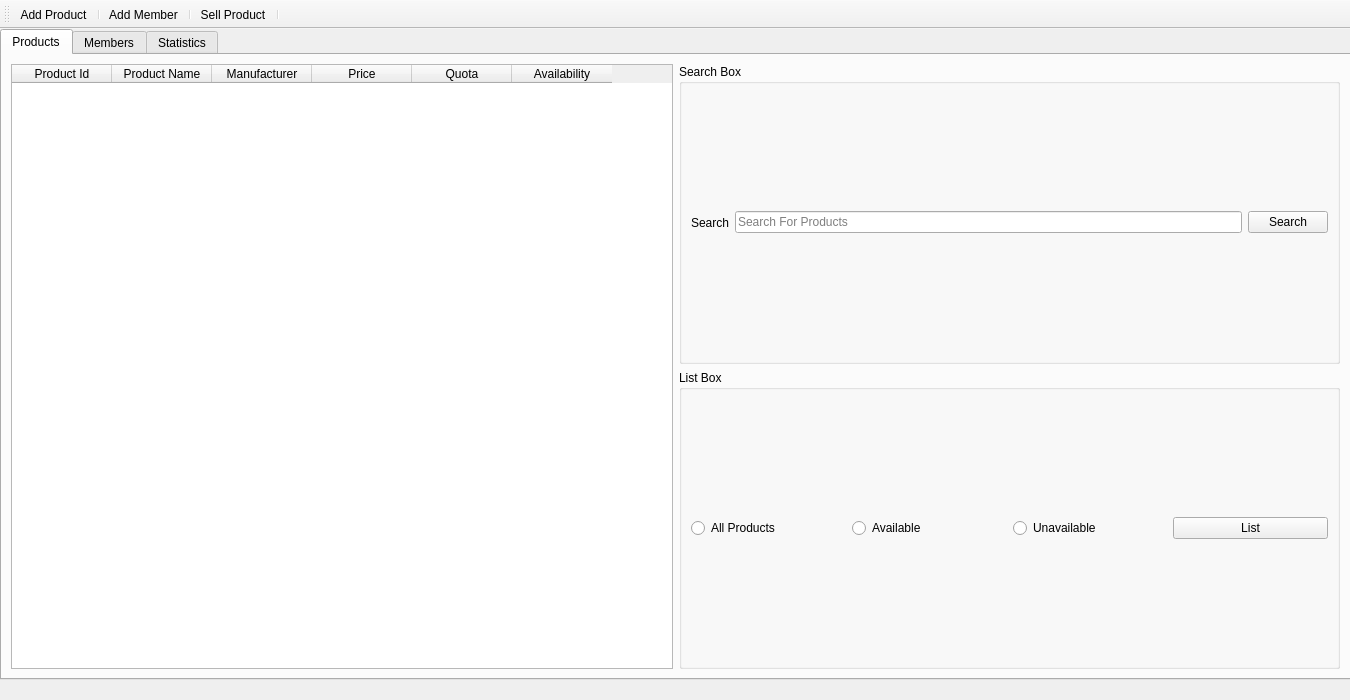
<?xml version="1.0" encoding="UTF-8"?>
<ui version="4.0">
 <class>MainWindow</class>
 <widget class="QMainWindow" name="MainWindow">
  <property name="geometry">
   <rect>
    <x>0</x>
    <y>0</y>
    <width>1350</width>
    <height>700</height>
   </rect>
  </property>
  <property name="windowTitle">
   <string>Stock Manager</string>
  </property>
  <property name="windowIcon">
   <iconset>
    <normaloff>icons/stock.jpg</normaloff>icons/stock.jpg</iconset>
  </property>
  <widget class="QWidget" name="centralwidget">
   <widget class="QTabWidget" name="tabs">
    <property name="geometry">
     <rect>
      <x>0</x>
      <y>0</y>
      <width>1351</width>
      <height>651</height>
     </rect>
    </property>
    <property name="currentIndex">
     <number>0</number>
    </property>
    <widget class="QWidget" name="tab1">
     <attribute name="title">
      <string>Products</string>
     </attribute>
     <layout class="QHBoxLayout" name="mainLayout">
      <item>
       <layout class="QVBoxLayout" name="leftmainLayout">
        <item>
         <widget class="QTableWidget" name="producttable">
          <property name="columnCount">
           <number>6</number>
          </property>
          <column>
           <property name="text">
            <string>Product Id</string>
           </property>
          </column>
          <column>
           <property name="text">
            <string>Product Name</string>
           </property>
          </column>
          <column>
           <property name="text">
            <string>Manufacturer</string>
           </property>
          </column>
          <column>
           <property name="text">
            <string>Price</string>
           </property>
          </column>
          <column>
           <property name="text">
            <string>Quota</string>
           </property>
          </column>
          <column>
           <property name="text">
            <string>Availability</string>
           </property>
          </column>
         </widget>
        </item>
       </layout>
      </item>
      <item>
       <layout class="QVBoxLayout" name="rightmainLayout">
        <item>
         <layout class="QHBoxLayout" name="righttopmainLayout">
          <item>
           <widget class="QGroupBox" name="topgroupBox">
            <property name="title">
             <string>Search Box</string>
            </property>
            <layout class="QHBoxLayout" name="horizontalLayout_2">
             <item>
              <layout class="QHBoxLayout" name="righttoplayout">
               <item>
                <widget class="QLabel" name="searchlabel">
                 <property name="text">
                  <string>Search</string>
                 </property>
                </widget>
               </item>
               <item>
                <widget class="QLineEdit" name="searchedit">
                 <property name="placeholderText">
                  <string>Search For Products</string>
                 </property>
                </widget>
               </item>
               <item>
                <widget class="QPushButton" name="searchButton">
                 <property name="text">
                  <string>Search</string>
                 </property>
                </widget>
               </item>
              </layout>
             </item>
            </layout>
           </widget>
          </item>
         </layout>
        </item>
        <item>
         <layout class="QHBoxLayout" name="rightmiddlemainLayout">
          <item>
           <widget class="QGroupBox" name="middlegroupBox">
            <property name="title">
             <string>List Box</string>
            </property>
            <layout class="QHBoxLayout" name="horizontalLayout_3">
             <item>
              <layout class="QHBoxLayout" name="rightmiddlelayout">
               <item>
                <widget class="QRadioButton" name="allproductradioButton">
                 <property name="text">
                  <string>All Products</string>
                 </property>
                </widget>
               </item>
               <item>
                <widget class="QRadioButton" name="availaibleradioButton">
                 <property name="text">
                  <string>Available</string>
                 </property>
                </widget>
               </item>
               <item>
                <widget class="QRadioButton" name="unavailableradioButton">
                 <property name="text">
                  <string>Unavailable</string>
                 </property>
                </widget>
               </item>
               <item>
                <widget class="QPushButton" name="pushButton">
                 <property name="text">
                  <string>List</string>
                 </property>
                </widget>
               </item>
              </layout>
             </item>
            </layout>
           </widget>
          </item>
         </layout>
        </item>
        <item>
         <layout class="QHBoxLayout" name="horizontalLayout"/>
        </item>
       </layout>
      </item>
     </layout>
    </widget>
    <widget class="QWidget" name="tab2">
     <attribute name="title">
      <string>Members</string>
     </attribute>
     <layout class="QHBoxLayout" name="membermainLayout">
      <item>
       <layout class="QHBoxLayout" name="membeleftmainLayout">
        <item>
         <widget class="QTableWidget" name="tableWidget">
          <column>
           <property name="text">
            <string>Member ID</string>
           </property>
          </column>
          <column>
           <property name="text">
            <string>Member Name</string>
           </property>
          </column>
          <column>
           <property name="text">
            <string>Member Surname</string>
           </property>
          </column>
          <column>
           <property name="text">
            <string>Phone</string>
           </property>
          </column>
         </widget>
        </item>
       </layout>
      </item>
      <item>
       <layout class="QHBoxLayout" name="memberrightmainLayout">
        <item>
         <widget class="QGroupBox" name="membergroupBox">
          <property name="title">
           <string>Search For Members</string>
          </property>
          <layout class="QHBoxLayout" name="memberrightgroupLayout">
           <item>
            <layout class="QHBoxLayout" name="memberightlayout">
             <property name="leftMargin">
              <number>10</number>
             </property>
             <property name="topMargin">
              <number>10</number>
             </property>
             <property name="rightMargin">
              <number>10</number>
             </property>
             <property name="bottomMargin">
              <number>530</number>
             </property>
             <item>
              <widget class="QLabel" name="searchmemberlabel">
               <property name="text">
                <string>Search Members</string>
               </property>
              </widget>
             </item>
             <item>
              <widget class="QLineEdit" name="searchmemberEdit">
               <property name="placeholderText">
                <string>Search</string>
               </property>
              </widget>
             </item>
             <item>
              <widget class="QPushButton" name="searchmemberButton">
               <property name="text">
                <string>Search</string>
               </property>
              </widget>
             </item>
            </layout>
           </item>
          </layout>
         </widget>
        </item>
       </layout>
      </item>
     </layout>
    </widget>
    <widget class="QWidget" name="tab3">
     <attribute name="title">
      <string>Statistics</string>
     </attribute>
     <widget class="QWidget" name="verticalLayoutWidget">
      <property name="geometry">
       <rect>
        <x>0</x>
        <y>0</y>
        <width>357</width>
        <height>232</height>
       </rect>
      </property>
      <layout class="QVBoxLayout" name="verticalLayout">
       <item>
        <widget class="QGroupBox" name="groupBox">
         <property name="font">
          <font>
           <family>Comic Sans MS</family>
           <pointsize>20</pointsize>
          </font>
         </property>
         <property name="title">
          <string>Statistics</string>
         </property>
         <layout class="QVBoxLayout" name="verticalLayout_2">
          <item>
           <layout class="QFormLayout" name="formLayout">
            <item row="0" column="0">
             <widget class="QLabel" name="tproductslabel">
              <property name="font">
               <font>
                <pointsize>16</pointsize>
               </font>
              </property>
              <property name="text">
               <string>Total Products:</string>
              </property>
             </widget>
            </item>
            <item row="0" column="1">
             <widget class="QLabel" name="totalproductlabel">
              <property name="text">
               <string>TextLabel</string>
              </property>
             </widget>
            </item>
            <item row="1" column="0">
             <widget class="QLabel" name="tmemberslabel">
              <property name="font">
               <font>
                <pointsize>16</pointsize>
               </font>
              </property>
              <property name="text">
               <string>Total Members:</string>
              </property>
             </widget>
            </item>
            <item row="1" column="1">
             <widget class="QLabel" name="totalmemberlabel">
              <property name="text">
               <string>TextLabel</string>
              </property>
             </widget>
            </item>
            <item row="2" column="0">
             <widget class="QLabel" name="sproductlabel">
              <property name="font">
               <font>
                <pointsize>16</pointsize>
               </font>
              </property>
              <property name="text">
               <string>Sold Products:</string>
              </property>
             </widget>
            </item>
            <item row="2" column="1">
             <widget class="QLabel" name="soldproductlabel">
              <property name="text">
               <string>TextLabel</string>
              </property>
             </widget>
            </item>
            <item row="3" column="0">
             <widget class="QLabel" name="tamountlabel">
              <property name="font">
               <font>
                <pointsize>16</pointsize>
               </font>
              </property>
              <property name="text">
               <string>Total Amount:</string>
              </property>
             </widget>
            </item>
            <item row="3" column="1">
             <widget class="QLabel" name="totalamountlabel">
              <property name="text">
               <string>TextLabel</string>
              </property>
             </widget>
            </item>
           </layout>
          </item>
         </layout>
        </widget>
       </item>
      </layout>
     </widget>
    </widget>
   </widget>
  </widget>
  <widget class="QToolBar" name="toolBar">
   <property name="windowTitle">
    <string>toolBar</string>
   </property>
   <property name="toolButtonStyle">
    <enum>Qt::ToolButtonTextUnderIcon</enum>
   </property>
   <attribute name="toolBarArea">
    <enum>TopToolBarArea</enum>
   </attribute>
   <attribute name="toolBarBreak">
    <bool>false</bool>
   </attribute>
   <addaction name="AddProduct"/>
   <addaction name="separator"/>
   <addaction name="AddMember"/>
   <addaction name="separator"/>
   <addaction name="SellProduct"/>
   <addaction name="separator"/>
  </widget>
  <action name="AddProduct">
   <property name="icon">
    <iconset>
     <normaloff>icons/add.png</normaloff>icons/add.png</iconset>
   </property>
   <property name="text">
    <string>Add Product</string>
   </property>
   <property name="toolTip">
    <string>Add Product</string>
   </property>
  </action>
  <action name="AddMember">
   <property name="icon">
    <iconset>
     <normaloff>icons/addmember.png</normaloff>icons/addmember.png</iconset>
   </property>
   <property name="text">
    <string>Add Member</string>
   </property>
   <property name="toolTip">
    <string>Add Member</string>
   </property>
  </action>
  <action name="SellProduct">
   <property name="icon">
    <iconset>
     <normaloff>icons/sell.png</normaloff>icons/sell.png</iconset>
   </property>
   <property name="text">
    <string>Sell Product</string>
   </property>
   <property name="toolTip">
    <string>Sell Product</string>
   </property>
  </action>
 </widget>
 <resources/>
 <connections/>
</ui>
